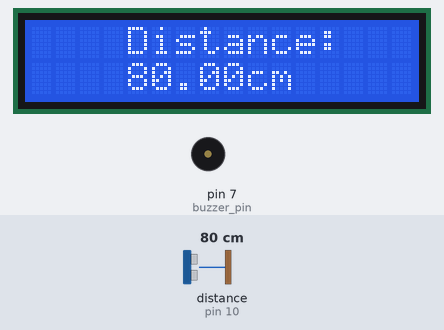
Bench run of a sketch on a simulated Arduino Uno, built with avr-gcc and run on an emulated ATmega328P. Parts: 16×2 character LCD, buzzer (waves = sounding, pin HIGH). Wiring (inferred from the names in the program): ultrasonic range finder: trigger pin 9; echo pin 10. The test bench sets the inputs (shaded band); at power-on: distance to the obstacle (sensor on pin 10) 80 cm. The echo pulse lasts 58.3 µs per cm; pins used as bus, display or sensor lines are not drawn; what the sketch prints to the serial monitor is not drawn.

Above: at 2.2 s.
2.3 s: distance to the obstacle (sensor on pin 10) set to 2 cm
At 2.58 s:
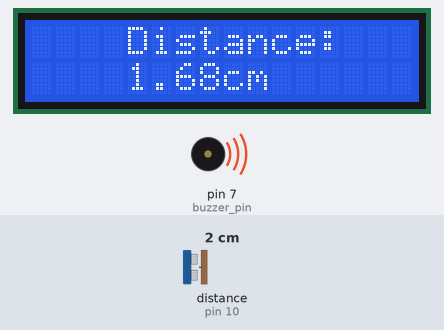
3.9 s: distance to the obstacle (sensor on pin 10) set to 96 cm
At 4.7 s:
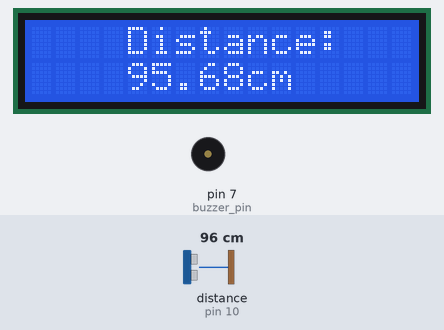
5.5 s: distance to the obstacle (sensor on pin 10) set to 104 cm
At 6.8 s:
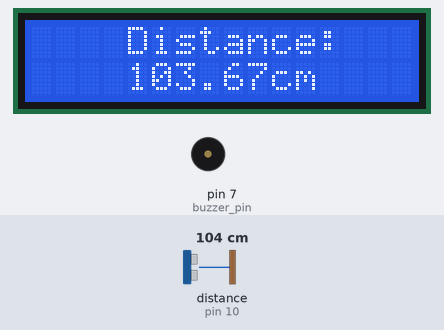
Timing chart, 0 to 8.5 s (numbered marks = the images above; inputs shaded):
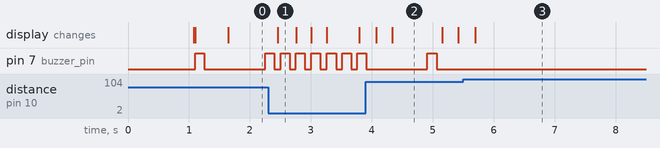

The sketch:

distance_measure_with_buzzer.ino
```cpp
#include <Wire.h>
#include <LiquidCrystal_I2C.h>

LiquidCrystal_I2C lcd(0x27, 16, 2);


const byte buzzer_pin = 7;
const byte trig_pin = 9;
const byte echo_pin = 10;
const int duration = 150;
long last_view_time;
long last_buzzer_off_time;
long last_buzzer_on_time;
long last_measurement_time;
bool is_buzzer_on;
float distance;

void setup() {
  // put your setup code here, to run once:
  pinMode(trig_pin, OUTPUT);
  pinMode(echo_pin, INPUT);
  pinMode(buzzer_pin, OUTPUT);

  Serial.begin(9600);

  lcd.init();
  lcd.backlight();
  lcd.setCursor(3, 0);
  lcd.print("SCANNER ON");
  delay(1000);
  lcd.clear();

}

void loop() {
  // put your main code here, to run repeatedly:
  if(millis() - last_measurement_time >= 100){
    distance = measure_distance();
    last_measurement_time = millis();
  }

  if (millis() - last_view_time >= 250){
    view(distance);
    last_view_time = millis();
  }

  buzzer(distance);
}

float measure_distance(){
  digitalWrite(trig_pin, 0);
  delayMicroseconds(5);

  digitalWrite(trig_pin, 1);
  delayMicroseconds(10);
  digitalWrite(trig_pin, 0);

  long time = pulseIn(echo_pin, HIGH);

  float distance = (time * 0.0343) / 2;

  Serial.print("Distance: ");
  Serial.print(distance);
  Serial.println("cm");

  return distance;
}

void view(float distance){
  lcd.setCursor(4, 0);
  lcd.print("Distance: ");
  lcd.setCursor(4, 1);
  lcd.print(distance);
  lcd.print("cm    ");
}


void buzzer(float distance){
  int del;

  if(distance > 100){
    digitalWrite(buzzer_pin, 0);
    last_buzzer_off_time = millis();
    is_buzzer_on = false;
    return;
  } else if(distance <= 10){
    del = 100;
  } else if(distance <= 25){
    del = 250;
  } else if(distance <= 50){
    del = 400;
  } else if(distance <= 75){
    del = 600;
  } else {
    del = 1000;
  }

  if(!is_buzzer_on && millis() - last_buzzer_off_time >= del){
    digitalWrite(buzzer_pin, 1);
    last_buzzer_on_time = millis();
    is_buzzer_on = true;
  }
  if(is_buzzer_on && millis() - last_buzzer_on_time >= duration){
    digitalWrite(buzzer_pin, 0);
    last_buzzer_off_time = millis();
    is_buzzer_on = false;
  }
}
```

Measured:
- after the input at 2.3 s, the display: changes after 0.16 s (image 1)
- after the input at 3.9 s, the display: first changes after 0.18 s (image 2 shows a later state)
- after the input at 5.5 s, pin 7 (buzzer_pin): stops changing and stays LOW
- what the display in image 2 shows lasts 0.9 s, from 4.3 s to 5.2 s
